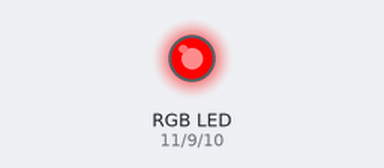
Simulated run of this sketch. Board: Arduino Uno, built with avr-gcc and run on an emulated ATmega328P. On the bench: an RGB LED mixed from three pins (HIGH = lit).

Above: at 3.21 s.
At 22.1 s:
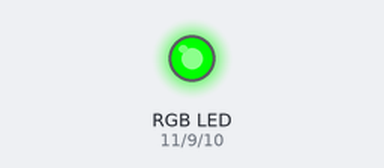
At 31.5 s:
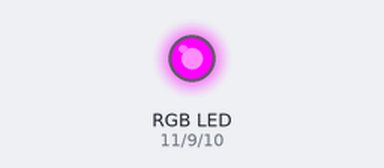
At 32.7 s:
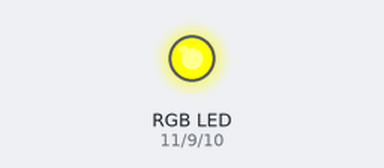
At 34.9 s:
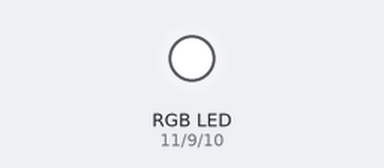
At 38.7 s:
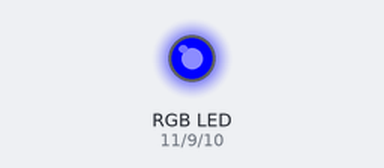
Timing chart, 0 to 40.0 s (numbered marks = the images above):
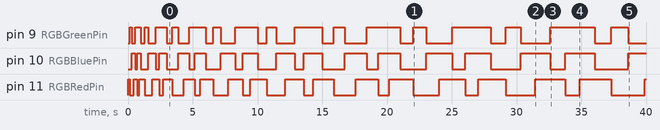

Measured:
- by itself, pin 9 (RGBGreenPin): LOW → HIGH at 0.14 s, → LOW 0.14 s later, → HIGH 0.29 s later, → LOW 0.43 s later, … (34 changes in this stretch)
- by itself, pin 10 (RGBBluePin): LOW → HIGH at 0.29 s, → LOW 0.29 s later, → HIGH 0.14 s later, → LOW 0.29 s later, … (33 changes in this stretch)
- by itself, pin 11 (RGBRedPin): LOW → HIGH at 0.00 s, → LOW 0.14 s later, → HIGH 0.29 s later, → LOW 0.29 s later, … (35 changes in this stretch)

The sketch:

Level_3.ino
```cpp
//Name: Alex Dorodko
//Date: 25/SEP/2020
//Purpose: Program uses a For loop to cycle through colors 10 times.

int RGBGreenPin = 9; //The green RGB LED is connected pin 9 of the Arduino.
int RGBBluePin = 10; //The blue RGB LED is connected pin 10 of the Arduino.
int RGBRedPin = 11; //The red RGB LED is connected pin 11 of the Arduino.

void setup()
{
//The Setup function runs once.
pinMode(RGBRedPin, OUTPUT); //Setup red RGB LED pin as an output pin.
pinMode(RGBGreenPin, OUTPUT); //Setup green RGB LED pin as an output pin.
pinMode(RGBBluePin, OUTPUT); //Setup blue RGB LED pin as an output pin.
}

void loop()
{

for (int i = 143; i <= 1450; i += 143)
	{

  	//Display Red
	digitalWrite(RGBRedPin, HIGH); //Turn on RED
	delay(i); //Wait for 2 seconds
	digitalWrite(RGBRedPin, LOW); //Turn off Red

	//Display Green
	digitalWrite(RGBGreenPin, HIGH); //Turn on RED
	delay(i); //Wait for 2 seconds
	digitalWrite(RGBGreenPin, LOW); //Turn off Red

	//Display Blue
	digitalWrite(RGBBluePin, HIGH); //Turn on RED
	delay(i); //Wait for 2 seconds
	digitalWrite(RGBBluePin, LOW); //Turn off Red

	//Display Magenta (Red + Blue)
	digitalWrite(RGBRedPin, HIGH); //Turn on RED
	digitalWrite(RGBBluePin, HIGH); //Turn on RED
	delay(i); //Wait for 2 seconds
	digitalWrite(RGBRedPin, LOW); //Turn off Red
	digitalWrite(RGBBluePin, LOW); //Turn on RED

	//Display Yellow (Red + Green)
	digitalWrite(RGBRedPin, HIGH); //Turn on RED
	digitalWrite(RGBGreenPin, HIGH); //Turn on RED
	delay(i); //Wait for 2 seconds
	digitalWrite(RGBRedPin, LOW); //Turn off Red
	digitalWrite(RGBGreenPin, LOW); //Turn of RED

	//Display Cyan (Blue + Green)
	digitalWrite(RGBBluePin, HIGH); //Turn on BLUE
	digitalWrite(RGBGreenPin, HIGH); //Turn on GREEN
	delay(i); //Wait for 2 seconds
	digitalWrite(RGBBluePin, LOW); //Turn of BLUE
	digitalWrite(RGBGreenPin, LOW); //Turn off GREEN

	//Display White (Red + Blue + Green)
	digitalWrite(RGBRedPin, HIGH); //Turn on RED
	digitalWrite(RGBBluePin, HIGH); //Turn on BLUE
	digitalWrite(RGBGreenPin, HIGH); //Turn on GREEN
	delay(i); //Wait for 2 seconds
	digitalWrite(RGBRedPin, LOW); //Turn off RED
	digitalWrite(RGBBluePin, LOW); //Turn off BLUE
	digitalWrite(RGBGreenPin, LOW); //Turn off GREEN

   }
delay(1000000);


}
```
